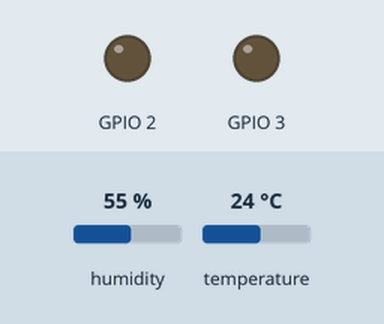
This sketch was run on a simulated ESP8266 (NodeMCU). Shown: output pins drawn as LEDs (lit = HIGH). The inputs (shaded band) are chosen by the test bench; at power-on: humidity 55 %, temperature 24 °C. WiFi joins after 1.5 s; servers stay silent unless stated; no MQTT or app messages arrive unless stated; what the sketch prints to the serial monitor is not drawn.

Above: at 6.0 s.
Timing chart, 0 to 15.2 s (numbered marks = the images above):
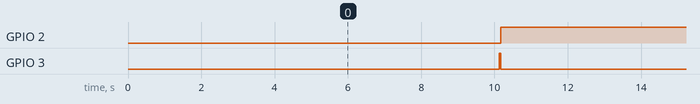

Measured:
- by itself, GPIO 2: alternates HIGH for 10.1 s and LOW for 0.04 s
- by itself, GPIO 3: alternates HIGH for 0.04 s and LOW for 10.1 s

The sketch:

huz.ino
```cpp
/*
 * huz.ino
 *
 * Empty - just here to please to Arduino IDE
 * As the real code is in the cpp file that Eclipse requires
 *
 */
```

huz.cpp
```cpp
// This example uses an Adafruit Huzzah ESP8266 or NodeMCU
// to connect to shiftr.io.
//
// See messages here: https://shiftr.io/hholi/house-surveillance

// Build for board NodeMCU 1.0
// or Feather Huzzah
//WiFi and MQTT
// add the library MQTT by Joel Gaewhiler
#include <ESP8266WiFi.h>
#include <MQTTClient.h>

// The secrets contained in separate file
#include "secrets.h"

// SET to 1 for Huzzah ESP8266 breakout, when connected SDA=#4, SCL=#5
#define ESP8266 1

// SET to 1 only when deep sleeping 30 sec between
// Then pin for chip reset must also be connected!
#define DEEPSLEEP 0
#define SLEEP_SEC 3600

// SET TO 0 for SENSOR BOARD !!!!
#define OLED 0
#define SUBSCRIBE 0

// SET to 1 only if you want a blink each time sensors are read
#define SENSOR_BLINK 1

//Sensors
#include <Wire.h>
#include "Adafruit_HDC1000.h"

//OLED display
// add the library U8g2 by oliver
#include "U8g2lib.h"

// Connect Vin to 3-5VDC
// Connect GND to ground
// Connect SCL to I2C clock pin (A5 on UNO, D1 on NodeMCU)
// Connect SDA to I2C data pin (A4 on UNO, D2 on NodeMCU)

// OLED will not work without terminating like this
// Connect SCL via 10k to Vin
// Connect SDA via 10k to Vin

Adafruit_HDC1000 hdc = Adafruit_HDC1000();


int ssidIndex = 0;
int timer = 0;


WiFiClientSecure net;
MQTTClient client;

#if OLED
U8G2_SSD1306_128X64_NONAME_F_SW_I2C u8g2(U8G2_R0, SCL, SDA);
#endif

unsigned long lastMillis = 0;

char buf[100];

void connect(); // <- predefine connect() for setup()

bool hdcExist = false;


void setup() {

#if SENSOR_BLINK
    pinMode(2, OUTPUT);
    pinMode(3, OUTPUT);
#endif

#if ESP8266
  Wire.pins(4, 5);   // ESP8266 can use any two pins, such as SDA to #4 and SCL to #5
#endif

  Serial.begin(9600);
#if OLED
  u8g2.begin();
  u8g2.firstPage();

  u8g2.setFont(u8g2_font_ncenB08_tr);
  u8g2.drawStr(1,8,"connecting...");
  u8g2.nextPage();
#endif

  WiFi.begin(ssids[ssidIndex][0], ssids[ssidIndex][1]);
  client.begin("broker.shiftr.io", 8883, net); // MQTT brokers usually use port 8883 for secure connections

  connect();

#if OLED
  u8g2.clear();
  u8g2.drawStr(1,8,"ok: ");
  u8g2.nextPage();
  delay(500);

  u8g2.clear();
  u8g2.drawStr(1,8,"HDC100x test...");
  u8g2.nextPage();
#endif

  Serial.println("HDC100x test");

  int retries = 0;
  while (!hdc.begin() && retries++ < 5) {
    Serial.println("Couldn't find sensor!");
    //while (1);
    yield(); // Do (almost) nothing -- yield to allow ESP8266 background functions
    delay(500);
  }
  if (5 > retries) {
    hdcExist = true;
  }else {
    Serial.println("Simulating sensors");
  }

#if OLED
  u8g2.clear();
  u8g2.drawStr(1,8,"HDC100x ok");
  u8g2.nextPage();
  delay(500);
#endif

}

void connect() {
  Serial.print("checking wifi ...");
  Serial.print(ssids[ssidIndex][0]);
  while (WiFi.status() != WL_CONNECTED) {
    Serial.print(".");
    delay(1000);
    timer++;
    if(timer >= 10) {
      WiFi.disconnect();
      Serial.print("Trying next ssid: ");
      ssidIndex++;
      ssidIndex = ssidIndex % MAX_SSID;
      Serial.print(ssids[ssidIndex][0]);
      WiFi.begin(ssids[ssidIndex][0], ssids[ssidIndex][1]);
      timer=0;
    }

  }

  Serial.print("\nconnecting...");
  while (!client.connect("ClientId", MQTT_USER, MQTT_TOKEN)) {
    Serial.print(".");
    delay(1000);
  }

  Serial.println("\nconnected!");

#if SUBSCRIBE
  client.subscribe("/hholi/site1/house1/floor0/temperature");
#endif

}

void loop() {
  client.loop();
  delay(10); // <- fixes some issues with WiFi stability

  if(!client.connected()) {
    connect();
  }

  delay(2000);

  if(millis() - lastMillis > 10000) {
    lastMillis = millis();

    float h;
    float t;
    if (hdcExist) {
      // Read the sensors
      h = hdc.readHumidity();
      t = hdc.readTemperature();
    } else {
      // Simulate sensors
      h = 49.9;
      t = 42.42;
    }

#if SENSOR_BLINK
    digitalWrite(2, LOW);  // switch LED on
    digitalWrite(3, HIGH);  // switch LED on
    delay(40);            // keep LED on for 40 millis
    digitalWrite(2, HIGH);   // switch LED off
    digitalWrite(3, LOW);   // switch LED off
#endif

    if (isnan(h) || isnan(t)) {
      Serial.println("Failed to read from DHT sensor!");
      return;
    }


#if OLED
    u8g2.clear();
    u8g2.setFont(u8g2_font_ncenB08_tr);
    u8g2.drawStr(1,8,"Telemetry active");
    u8g2.setFont(u8g2_font_ncenB12_tr);
    String message = "Temp: " + String(t);
    message.toCharArray(buf, 100);
    u8g2.drawStr(0,28,buf);
    message = "Hum: " + String(h);
    message.toCharArray(buf, 100);
    u8g2.drawStr(0,44,buf);
    u8g2.nextPage();
#endif

    client.publish("/hholi/site1/house1/floor0/temperature", String(t));
    client.publish("/hholi/site1/house1/floor0/humidity", String(h));
    client.publish("/hholi/site1/house1/floor0/smoke", "no");
    client.publish("/hholi/site1/house2/floor1/temperature", String(t));
    client.publish("/hholi/site1/house2/floor1/humidity", String(h));


#if DEEPSLEEP
    Serial.print("Sleeping ");
    ESP.deepSleep(1000000 * SLEEP_SEC);
#endif
  }
}

void messageReceived(String topic, String payload, char * bytes, unsigned int length) {
  Serial.print("incoming: ");
  Serial.print(topic);
  Serial.print(" - ");
  Serial.print(payload);
  Serial.println();

  if (!hdcExist) {
#if OLED
    u8g2.clear();
    u8g2.setFont(u8g2_font_ncenB08_tr);
    u8g2.drawStr(1,8,"Monitoring mode");
    String message = topic;
    message.toCharArray(buf, 100);
    u8g2.drawStr(0,24,buf);
    message =  payload;
    message.toCharArray(buf, 100);
    u8g2.setFont(u8g2_font_ncenB12_tr);
    u8g2.drawStr(0,40,buf);

    u8g2.setFont(u8g2_font_unifont_t_symbols);
    u8g2.nextPage();
#endif
  }

}
```

template_secrets.h
```cpp
#define MAX_SSID 4

const char * ssids[MAX_SSID][2] = {
  {"ssid1", "pw1"},
  {"ssid2", "pw2"}
};


#define MQTT_USER "user"
#define MQTT_TOKEN "pw"
```
